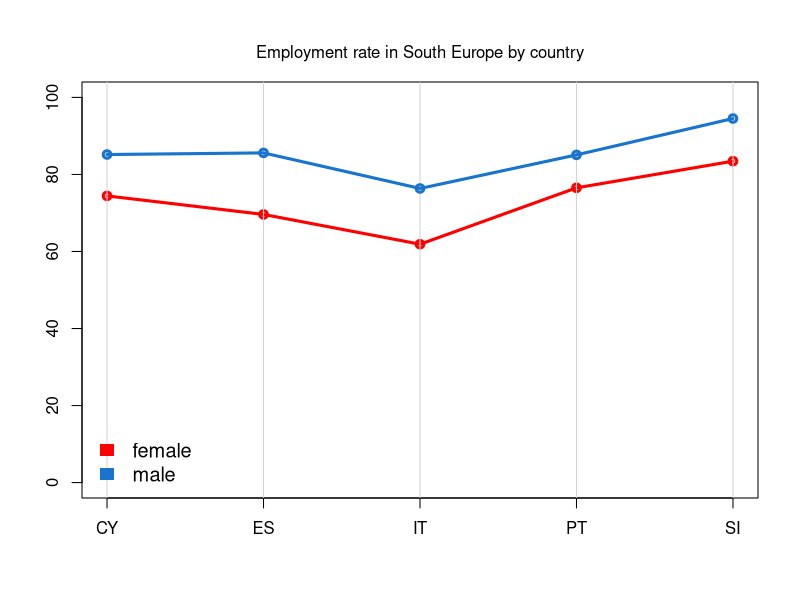

Write the R code that produced this figure.
# - - - - - - - - - - EXPLORATIVE DATA ANALYSIS - GENDER - - - - - - - - - - #

#### load the dataset ####

work <- read.csv('Data_Cleaning/data_work.csv', header = T)

# Focus on south Europe
work <- work[work$rgn == 'South Europe', ]
work$rgn <- NULL

# Extract vector containing the countries labels
work$cntry <- as.factor(work$cntry)
work$cntry <- droplevels(work$cntry)
country <-  levels(work$cntry)

# Merge native and autochthonous
work$ctzmod[work$ctzmod == 'native'] <- 'autochthonous'


#### Define the weights design ####
library(survey)

design <- svydesign(ids = ~psu, strata = ~stratum, weights = ~anweight, nest = T, 
                    data = work)



#### Employment rate by gender in South Europe ####

gender.south.tab <- svytable(~gndr+pdwrk, design)
gender.south <- gender.south.tab[,2]/rowSums(gender.south.tab)*100
# > gender.south
#   female     male 
# 66.59818 81.20397 

rm(gender.south.tab)


#### gndr: Difference between countries ####


gender.south.country <- NULL
for( cnt in country){
  tabnostd.country <- svytable(~gndr+pdwrk, subset(design, cntry == cnt))
  tabnostd.country <- tabnostd.country[,2]/rowSums(tabnostd.country)*100
  gender.south.country <- cbind(gender.south.country, tabnostd.country)
}

colnames(gender.south.country) <- country

rm(tabnostd.country)



# PLOT

# colors.south <- c('darkgreen','darkred', 'darkblue', 'darkorange2')
# barplot(gender.south,
#         ylim = c(0,100),
#         beside = T,
#         col = colors.south)
# title('gender ratio of men and women in South Europe')

par(mfrow = c(1,1))
plot(1:5, gender.south.country[1,], type = 'o', col = 'red', lwd = 3,
     ylim = c(0,100), xlab = '', ylab = '', xaxt = 'n')
mtext('Employment rate in South Europe by country', side=3, line = 1)
axis(1, at=1:5, colnames(gender.south.country))
abline(v=1:5, col = 'lightgrey')
points(1:5, gender.south.country[2,], type = 'o', col = 'dodgerblue3', lwd = 3)
legend('bottomleft', legend = rownames(gender.south.country), 
       fill = c('red', 'dodgerblue3'), 
       border = NA, 
       cex = 1.2,
       bty = 'n')

rm(cnt)
